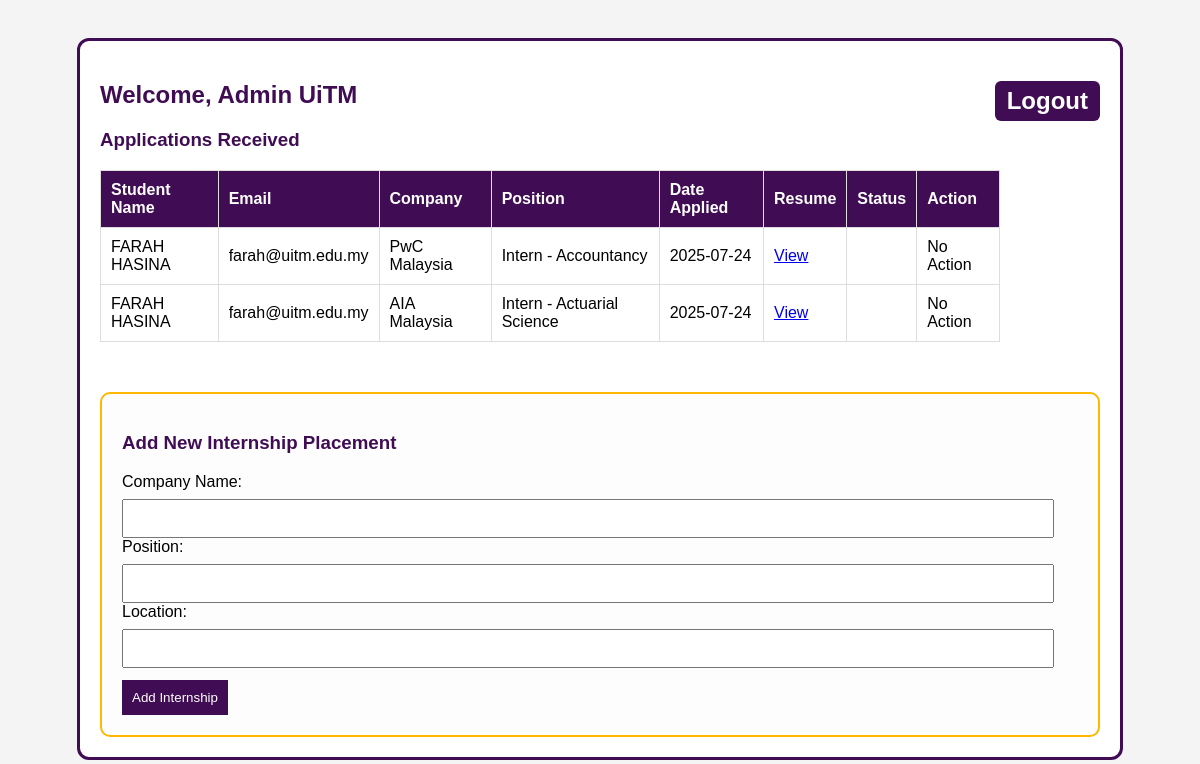
/dashboard_admin.php (signed in), run on the app's committed database.
### tables this page shows
CREATE TABLE `bookings` (
  `id` int(11) NOT NULL,
  `user_id` int(11) DEFAULT NULL,
  `internship_date` date DEFAULT NULL,
  `status` enum('pending','approved','rejected') DEFAULT 'pending',
  `internship_id` int(11) DEFAULT NULL,
  `resume` varchar(255) DEFAULT NULL
);

CREATE TABLE `users` (
  `id` int(11) NOT NULL,
  `name` varchar(100) DEFAULT NULL,
  `email` varchar(100) DEFAULT NULL,
  `student_id` varchar(30) DEFAULT NULL,
  `course` varchar(100) DEFAULT NULL,
  `password` varchar(255) DEFAULT NULL,
  `role` enum('student','admin') DEFAULT NULL
);

CREATE TABLE `internships` (
  `id` int(20) NOT NULL,
  `company_name` varchar(100) NOT NULL,
  `position` varchar(100) NOT NULL,
  `location` varchar(100) DEFAULT NULL,
  `date_posted` date DEFAULT curdate()
);

### dashboard_admin.php (the view, shortened to what this page needs)
<?php
require 'db.php';
$user = $_SESSION['user'];
?>
<!DOCTYPE html>
<html>
<head>
</head>
<body>
<div class="container">
    <h2>Welcome, <?php echo htmlspecialchars($user['name']); ?>
        <a class="logout" href="logout.php">Logout</a>
    </h2>
    <h3>Applications Received</h3>
    <?php
    $sql = "SELECT b.id AS booking_id, u.name AS student_name, u.email, i.company_name, i.position, b.status, b.internship_date, b.resume
            FROM bookings b
            JOIN users u ON b.user_id = u.id
            JOIN internships i ON b.internship_id = i.id
            ORDER BY b.internship_date DESC";
    $result = $conn->query($sql);
    if ($result && $result->num_rows > 0): ?>
        <table>
            <tr>
                <th>Student Name</th>
                <th>Email</th>
                <th>Company</th>
                <th>Position</th>
                <th>Date Applied</th>
                <th>Resume</th>
                <th>Status</th>
                <th>Action</th>
            </tr>
            <?php while ($row = $result->fetch_assoc()): ?>
                <tr>
                    <td><?= htmlspecialchars($row['student_name']) ?></td>
                    <td><?= htmlspecialchars($row['email']) ?></td>
                    <td><?= htmlspecialchars($row['company_name']) ?></td>
                    <td><?= htmlspecialchars($row['position']) ?></td>
                    <td><?= htmlspecialchars($row['internship_date']) ?></td>
                    <td>
                        <?php if ($row['resume']): ?>
                            <a href="uploads/<?= htmlspecialchars($row['resume']) ?>" target="_blank">View</a>
                        <?php else: ?>
                            No File
                        <?php endif; ?>
                    </td>
                    <td><?= ucfirst($row['status']) ?></td>
                    <td>
                        <?php if ($row['status'] == 'pending'): ?>
                        <form method="post" action="update_status.php" style="display:inline;">
                            <input type="hidden" name="booking_id" value="<?= $row['booking_id'] ?>">
                            <button type="submit" name="action" value="approve" class="btn approve">Approve</button>
                        </form>
                        <form method="post" action="update_status.php" style="display:inline;">
                            <input type="hidden" name="booking_id" value="<?= $row['booking_id'] ?>">
                            <button type="submit" name="action" value="reject" class="btn reject">Reject</button>
                        </form>
                        <?php else: ?>
                            No Action
                        <?php endif; ?>
                    </td>
                </tr>
            <?php endwhile; ?>
        </table>
    <?php else: ?>
        <p>No applications have been received yet.</p>
    <?php endif; ?>
    <div class="internship-form">
        <h3>Add New Internship Placement</h3>
        <form method="post" action="">
            <label>Company Name:</label>
            <input type="text" name="company_name" required>
            <label>Position:</label>
            <input type="text" name="position" required>
            <label>Location:</label>
            <input type="text" name="location" required>
            <button type="submit">Add Internship</button>
        </form>
    </div>
</div>
</body>
</html>

### dashboard_admin.php (style rules this page uses)
body { font-family: Arial; background-color: #f4f4f4; padding: 30px; }
.container { max-width: 1000px; margin: auto; background: white; padding: 20px; border-radius: 12px; border: 3px solid #400D54; }
h2, h3 { color: #400D54; }
table { width: 90%; border-collapse: collapse; margin-top: 15px; }
table th, table td { padding: 10px; border: 1px solid #ddd; text-align: left; }
table th { background-color: #400D54; color: white; }
.logout { float: right; background-color: #400D54; color: white; padding: 6px 12px; text-decoration: none; border-radius: 6px; }
.internship-form { margin-top: 50px; padding: 20px; background-color: #fdfdfd; border: 2px solid #FFB700; border-radius: 10px; }
.internship-form input { width: 95%; padding: 10px; margin-top: 8px; }
.internship-form button { margin-top: 12px; padding: 10px; background-color: #400D54; color: white; border: none; cursor: pointer; }

### data on the page
bookings: user.name "FARAH HASINA", user.email "farah@uitm.edu.my", internship.company_name "PwC Malaysia", internship.position "Intern - Accountancy", internship_date "2025-07-24", status "No Action"
bookings: user.name "FARAH HASINA", user.email "farah@uitm.edu.my", internship.company_name "AIA Malaysia", internship.position "Intern - Actuarial Science", internship_date "2025-07-24", status "No Action"

### other printed values
$user['name'] "Admin UiTM"
